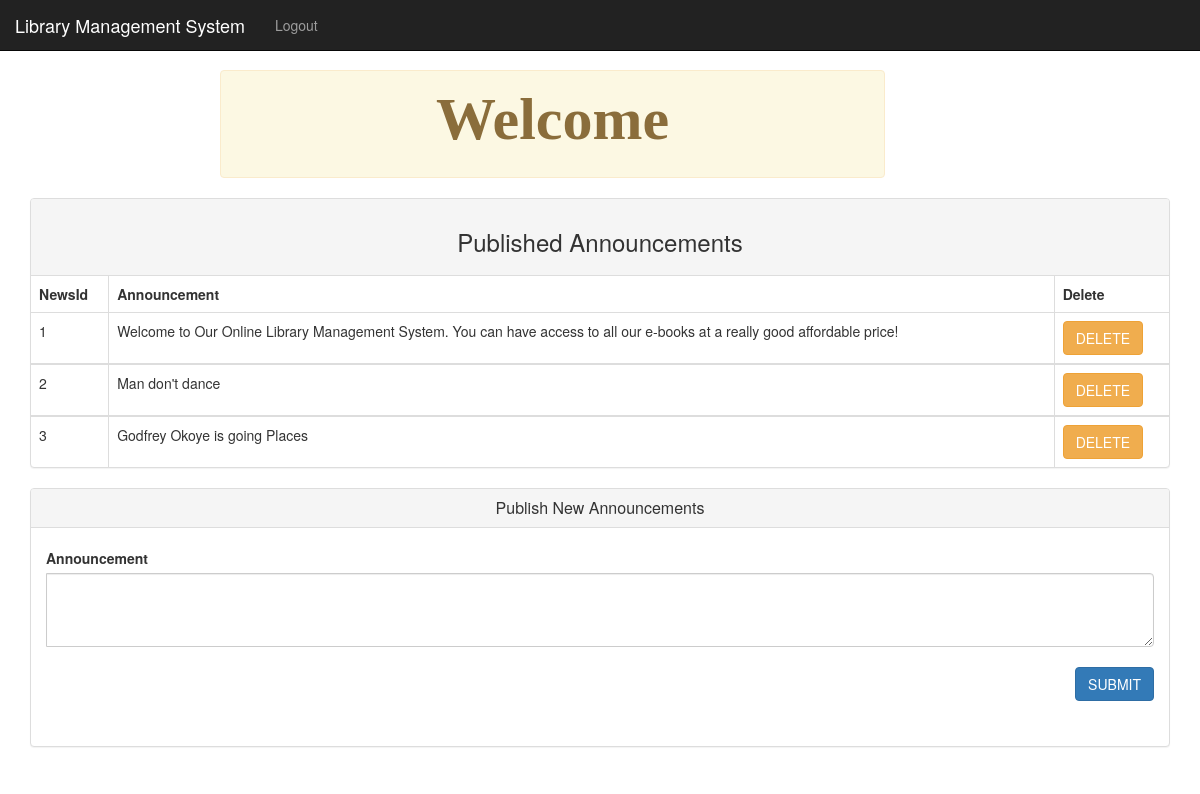
The app's page /admin.php, older data.
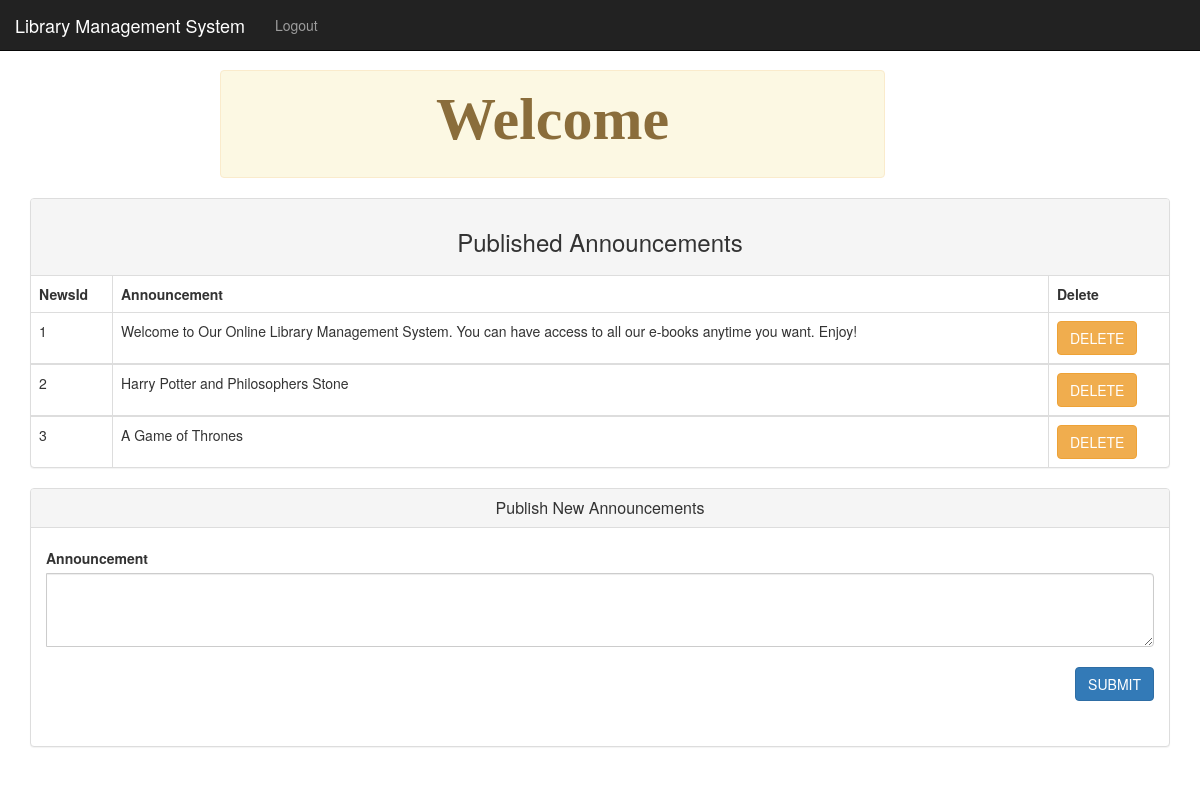
The same page, newer data.
### tables this page shows
CREATE TABLE `news` (
  `newsId` int(11) NOT NULL,
  `announcement` text NOT NULL
);

### admin.php (the view, shortened to what this page needs)
<?php
require 'includes/db-inc.php';
 include "includes/header.php";
  ?>
<div class="container">
    <?php include "includes/nav.php"; ?>
	<div class="alert alert-warning col-lg-7 col-md-12 col-sm-12 col-xs-12 col-lg-offset-2 col-md-offset-0 col-sm-offset-1 col-xs-offset-0" style="margin-top:70px">
	    <h4 class="center-block"><strong> Welcome</strong>  </h4>
	</div>
	</div>
	<div class="container">
		<div class="panel panel-default">
		  <div class="panel-heading">
		  	<div class="row">
		  		<h3 class="center-block">Published Announcements</h3>
			</div>
		  </div>
		  <table class="table table-bordered">
      		<thead>
                <tr>
                    <th>NewsId</th>
                         <th>Announcement</th>
                          <th>Delete</th>
                </tr>
          </thead>
           <?php
          $sql2 = "SELECT * from news";
      $query2 = mysqli_query($conn, $sql2);
      $counter = 1;
      while ($row = mysqli_fetch_array($query2)) {  ?>
        <tbody>
          <td><?php echo $counter++; ?></td>
          <td><?php echo $row['announcement']; ?></td>
         <form method='post' action='admin.php'>
        <td><button name='del' type='submit' value='Delete' class='btn btn-warning' onclick='return Delete()'>DELETE</button></td>
        </form>
        </tbody>
     <?php }
           ?>
		   </table>
	  </div>
			<div class="panel panel-default">
				  <div class="panel-heading">
				    <h2 class="panel-title center-block">Publish New Announcements</h2>
				  </div>
	  <div class="panel-body">
	    <form role="form" action="admin.php" method="post">
				<div class="input-group col-lg-12 col-md-12 col-sm-12 col-xs-12">
					 <div class="form-group ">
					      <label for="name">Announcement</label>
					       <textarea class="form-control" rows="3" draggable="false" name="news">
					       </textarea>
					  </div>
				</div><br>
	<div class="input-group pull-right">
		<div class="form-group">
			<button class="btn btn-primary" name="submit">SUBMIT</button>
		</div>
	</div>
        				</form>
				  </div>
			</div>
	</div>
</body>
</html>

Row changes from the older to the newer data that the page shows:
changed news: announcement "Welcome to Our Online Library Management System. You can have access to all our e-books at a really good affordable price!" → "Welcome to Our Online Library Management System. You can have access to all our e-books anytime you want. Enjoy!"
changed news: announcement "Man don't dance" → "Harry Potter and Philosophers Stone"
changed news: announcement "Godfrey Okoye is going Places" → "A Game of Thrones"
